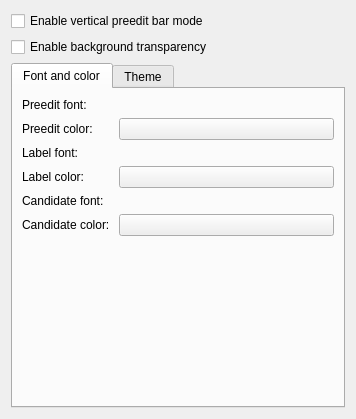
<?xml version="1.0" encoding="UTF-8"?>
<ui version="4.0">
 <class>Appearance</class>
 <widget class="QWidget" name="Appearance">
  <property name="geometry">
   <rect>
    <x>0</x>
    <y>0</y>
    <width>356</width>
    <height>419</height>
   </rect>
  </property>
  <property name="windowTitle">
   <string/>
  </property>
  <layout class="QVBoxLayout" name="verticalLayout">
   <item>
    <widget class="QCheckBox" name="kcfg_VerticalPreeditBar">
     <property name="text">
      <string>Enable vertical preedit bar mode</string>
     </property>
    </widget>
   </item>
   <item>
    <widget class="QCheckBox" name="kcfg_BackgroundTransparency">
     <property name="text">
      <string>Enable background transparency</string>
     </property>
    </widget>
   </item>
   <item>
    <widget class="QTabWidget" name="tabWidget">
     <property name="currentIndex">
      <number>0</number>
     </property>
     <widget class="QWidget" name="tab_3">
      <attribute name="title">
       <string>Font and color</string>
      </attribute>
      <layout class="QVBoxLayout" name="verticalLayout_3">
       <item>
        <layout class="QFormLayout" name="formLayout_3">
         <item row="0" column="0">
          <widget class="QLabel" name="preeditFontLabel">
           <property name="text">
            <string>Preedit font: </string>
           </property>
          </widget>
         </item>
         <item row="0" column="1">
          <widget class="KFontRequester" name="kcfg_PreeditFont"/>
         </item>
         <item row="4" column="0">
          <widget class="QLabel" name="candidateFontLabel">
           <property name="text">
            <string>Candidate font: </string>
           </property>
          </widget>
         </item>
         <item row="4" column="1">
          <widget class="KFontRequester" name="kcfg_CandidateFont"/>
         </item>
         <item row="5" column="1">
          <widget class="KColorButton" name="kcfg_CandidateColor"/>
         </item>
         <item row="1" column="0">
          <widget class="QLabel" name="preedtColorLabel">
           <property name="text">
            <string>Preedit color: </string>
           </property>
          </widget>
         </item>
         <item row="1" column="1">
          <widget class="KColorButton" name="kcfg_PreeditColor"/>
         </item>
         <item row="5" column="0">
          <widget class="QLabel" name="candidateColorLabel">
           <property name="text">
            <string>Candidate color: </string>
           </property>
          </widget>
         </item>
         <item row="2" column="0">
          <widget class="QLabel" name="LabelFontLabel">
           <property name="text">
            <string>Label font: </string>
           </property>
          </widget>
         </item>
         <item row="3" column="0">
          <widget class="QLabel" name="LabelColorLabel">
           <property name="text">
            <string>Label color: </string>
           </property>
          </widget>
         </item>
         <item row="2" column="1">
          <widget class="KFontRequester" name="kcfg_LabelFont"/>
         </item>
         <item row="3" column="1">
          <widget class="KColorButton" name="kcfg_LabelColor"/>
         </item>
        </layout>
       </item>
       <item>
        <spacer name="verticalSpacer">
         <property name="orientation">
          <enum>Qt::Vertical</enum>
         </property>
         <property name="sizeHint" stdset="0">
          <size>
           <width>20</width>
           <height>40</height>
          </size>
         </property>
        </spacer>
       </item>
      </layout>
     </widget>
     <widget class="QWidget" name="tab_4">
      <attribute name="title">
       <string>Theme</string>
      </attribute>
      <layout class="QVBoxLayout" name="verticalLayout_4">
       <item>
        <widget class="KButtonGroup" name="kcfg_ThemeType">
         <layout class="QVBoxLayout" name="verticalLayout_5">
          <item>
           <widget class="QRadioButton" name="NoTheme">
            <property name="text">
             <string>No theme</string>
            </property>
           </widget>
          </item>
          <item>
           <widget class="QRadioButton" name="UseDefaultPlasmaTheme">
            <property name="text">
             <string>Use default plasma theme</string>
            </property>
           </widget>
          </item>
          <item>
           <widget class="QRadioButton" name="UseCustomTheme">
            <property name="text">
             <string>Use custom theme</string>
            </property>
           </widget>
          </item>
         </layout>
        </widget>
       </item>
       <item>
        <widget class="QGroupBox" name="groupBox">
         <property name="enabled">
          <bool>false</bool>
         </property>
         <property name="title">
          <string>Theme settings</string>
         </property>
         <layout class="QVBoxLayout" name="verticalLayout_2">
          <item>
           <layout class="QFormLayout" name="formLayout_4">
            <item row="0" column="0">
             <widget class="QLabel" name="themeLabel">
              <property name="enabled">
               <bool>false</bool>
              </property>
              <property name="text">
               <string>Import theme: </string>
              </property>
             </widget>
            </item>
            <item row="0" column="1">
             <widget class="KUrlRequester" name="kcfg_ImportTheme">
              <property name="enabled">
               <bool>false</bool>
              </property>
              <property name="filter">
               <string notr="true">*.ssf</string>
              </property>
             </widget>
            </item>
           </layout>
          </item>
          <item>
           <widget class="QCheckBox" name="kcfg_NoStatusBarTheme">
            <property name="text">
             <string>Do not apply theme to status bar</string>
            </property>
           </widget>
          </item>
          <item>
           <widget class="QCheckBox" name="kcfg_UseCustomFont">
            <property name="text">
             <string>Always use custom font settings</string>
            </property>
           </widget>
          </item>
          <item>
           <widget class="QCheckBox" name="kcfg_UseCustomColor">
            <property name="text">
             <string>Always use custom color settings</string>
            </property>
           </widget>
          </item>
          <item>
           <spacer name="verticalSpacer_2">
            <property name="orientation">
             <enum>Qt::Vertical</enum>
            </property>
            <property name="sizeHint" stdset="0">
             <size>
              <width>20</width>
              <height>40</height>
             </size>
            </property>
           </spacer>
          </item>
         </layout>
        </widget>
       </item>
      </layout>
     </widget>
    </widget>
   </item>
  </layout>
 </widget>
 <customwidgets>
  <customwidget>
   <class>KButtonGroup</class>
   <extends>QGroupBox</extends>
   <header>kbuttongroup.h</header>
   <container>1</container>
  </customwidget>
  <customwidget>
   <class>KColorButton</class>
   <extends>QPushButton</extends>
   <header>kcolorbutton.h</header>
  </customwidget>
  <customwidget>
   <class>KFontRequester</class>
   <extends>QWidget</extends>
   <header>kfontrequester.h</header>
  </customwidget>
  <customwidget>
   <class>KUrlRequester</class>
   <extends>QFrame</extends>
   <header>kurlrequester.h</header>
  </customwidget>
 </customwidgets>
 <resources/>
 <connections>
  <connection>
   <sender>NoTheme</sender>
   <signal>toggled(bool)</signal>
   <receiver>groupBox</receiver>
   <slot>setDisabled(bool)</slot>
   <hints>
    <hint type="sourcelabel">
     <x>177</x>
     <y>111</y>
    </hint>
    <hint type="destinationlabel">
     <x>177</x>
     <y>290</y>
    </hint>
   </hints>
  </connection>
  <connection>
   <sender>UseCustomTheme</sender>
   <signal>toggled(bool)</signal>
   <receiver>themeLabel</receiver>
   <slot>setEnabled(bool)</slot>
   <hints>
    <hint type="sourcelabel">
     <x>177</x>
     <y>159</y>
    </hint>
    <hint type="destinationlabel">
     <x>78</x>
     <y>222</y>
    </hint>
   </hints>
  </connection>
  <connection>
   <sender>UseCustomTheme</sender>
   <signal>toggled(bool)</signal>
   <receiver>kcfg_ImportTheme</receiver>
   <slot>setEnabled(bool)</slot>
   <hints>
    <hint type="sourcelabel">
     <x>177</x>
     <y>159</y>
    </hint>
    <hint type="destinationlabel">
     <x>226</x>
     <y>222</y>
    </hint>
   </hints>
  </connection>
  <connection>
   <sender>UseDefaultPlasmaTheme</sender>
   <signal>toggled(bool)</signal>
   <receiver>themeLabel</receiver>
   <slot>setDisabled(bool)</slot>
   <hints>
    <hint type="sourcelabel">
     <x>177</x>
     <y>135</y>
    </hint>
    <hint type="destinationlabel">
     <x>78</x>
     <y>222</y>
    </hint>
   </hints>
  </connection>
  <connection>
   <sender>UseDefaultPlasmaTheme</sender>
   <signal>toggled(bool)</signal>
   <receiver>kcfg_ImportTheme</receiver>
   <slot>setDisabled(bool)</slot>
   <hints>
    <hint type="sourcelabel">
     <x>177</x>
     <y>135</y>
    </hint>
    <hint type="destinationlabel">
     <x>226</x>
     <y>222</y>
    </hint>
   </hints>
  </connection>
  <connection>
   <sender>NoTheme</sender>
   <signal>toggled(bool)</signal>
   <receiver>themeLabel</receiver>
   <slot>setDisabled(bool)</slot>
   <hints>
    <hint type="sourcelabel">
     <x>177</x>
     <y>111</y>
    </hint>
    <hint type="destinationlabel">
     <x>67</x>
     <y>189</y>
    </hint>
   </hints>
  </connection>
  <connection>
   <sender>NoTheme</sender>
   <signal>toggled(bool)</signal>
   <receiver>kcfg_ImportTheme</receiver>
   <slot>setDisabled(bool)</slot>
   <hints>
    <hint type="sourcelabel">
     <x>177</x>
     <y>111</y>
    </hint>
    <hint type="destinationlabel">
     <x>226</x>
     <y>189</y>
    </hint>
   </hints>
  </connection>
  <connection>
   <sender>UseCustomTheme</sender>
   <signal>toggled(bool)</signal>
   <receiver>groupBox</receiver>
   <slot>setEnabled(bool)</slot>
   <hints>
    <hint type="sourcelabel">
     <x>177</x>
     <y>159</y>
    </hint>
    <hint type="destinationlabel">
     <x>177</x>
     <y>305</y>
    </hint>
   </hints>
  </connection>
  <connection>
   <sender>UseDefaultPlasmaTheme</sender>
   <signal>toggled(bool)</signal>
   <receiver>groupBox</receiver>
   <slot>setEnabled(bool)</slot>
   <hints>
    <hint type="sourcelabel">
     <x>177</x>
     <y>135</y>
    </hint>
    <hint type="destinationlabel">
     <x>177</x>
     <y>305</y>
    </hint>
   </hints>
  </connection>
 </connections>
</ui>
